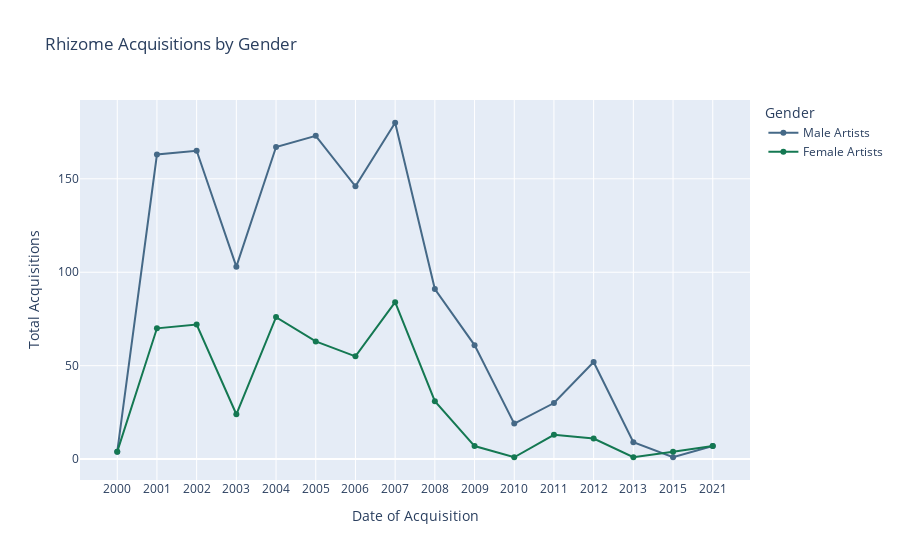

This figure's notebook cell:
### Code cell
#Dual line plot for Acquisition
fig = px.line(rhz_gender_artworks_acquired, x='Date Acquired', y=['Male Artists', 'Female Artists'], markers=True, labels={'Date Acquired': 'Date of Acquisition', 'value': 'Total Acquisitions', 'variable': 'Gender'}, title='Rhizome Artwork Acquisitions by Gender Over Time', color_discrete_map={"Male Artists": "#456987","Female Artists": "#147852"})
fig.update_traces(hovertemplate=None)
fig.update_layout(hovermode="x unified")
fig.show()

### Figure 1 — Plotly figure (JSON) as saved in the notebook; plotly's stock layout.template omitted (floating-point values rounded to 4 significant figures)
{"data": [{"legendgroup": "Male Artists", "line": {"color": "#456987", "dash": "solid"}, "marker": {"symbol": "circle"}, "mode": "lines+markers", "name": "Male Artists", "orientation": "v", "showlegend": true, "type": "scatter", "x": ["2000", "2001", "2002", "2003", "2004", "2005", "2006", "2007", "2008", "2009", "2010", "2011", "2012", "2013", "2015", "2021"], "xaxis": "x", "y": [4, 163, 165, 103, 167, 173, 146, 180, 91, 61, 19, 30, 52, 9, 1, 7], "yaxis": "y"}, {"legendgroup": "Female Artists", "line": {"color": "#147852", "dash": "solid"}, "marker": {"symbol": "circle"}, "mode": "lines+markers", "name": "Female Artists", "orientation": "v", "showlegend": true, "type": "scatter", "x": ["2000", "2001", "2002", "2003", "2004", "2005", "2006", "2007", "2008", "2009", "2010", "2011", "2012", "2013", "2015", "2021"], "xaxis": "x", "y": [4, 70, 72, 24, 76, 63, 55, 84, 31, 7, 1, 13, 11, 1, 4, 7], "yaxis": "y"}], "layout": {"hovermode": "x unified", "legend": {"title": {"text": "Gender"}, "tracegroupgap": 0}, "title": {"text": "Rhizome Acquisitions by Gender"}, "xaxis": {"anchor": "y", "domain": [0, 1], "title": {"text": "Date of Acquisition"}}, "yaxis": {"anchor": "x", "domain": [0, 1], "title": {"text": "Total Acquisitions"}}}}
